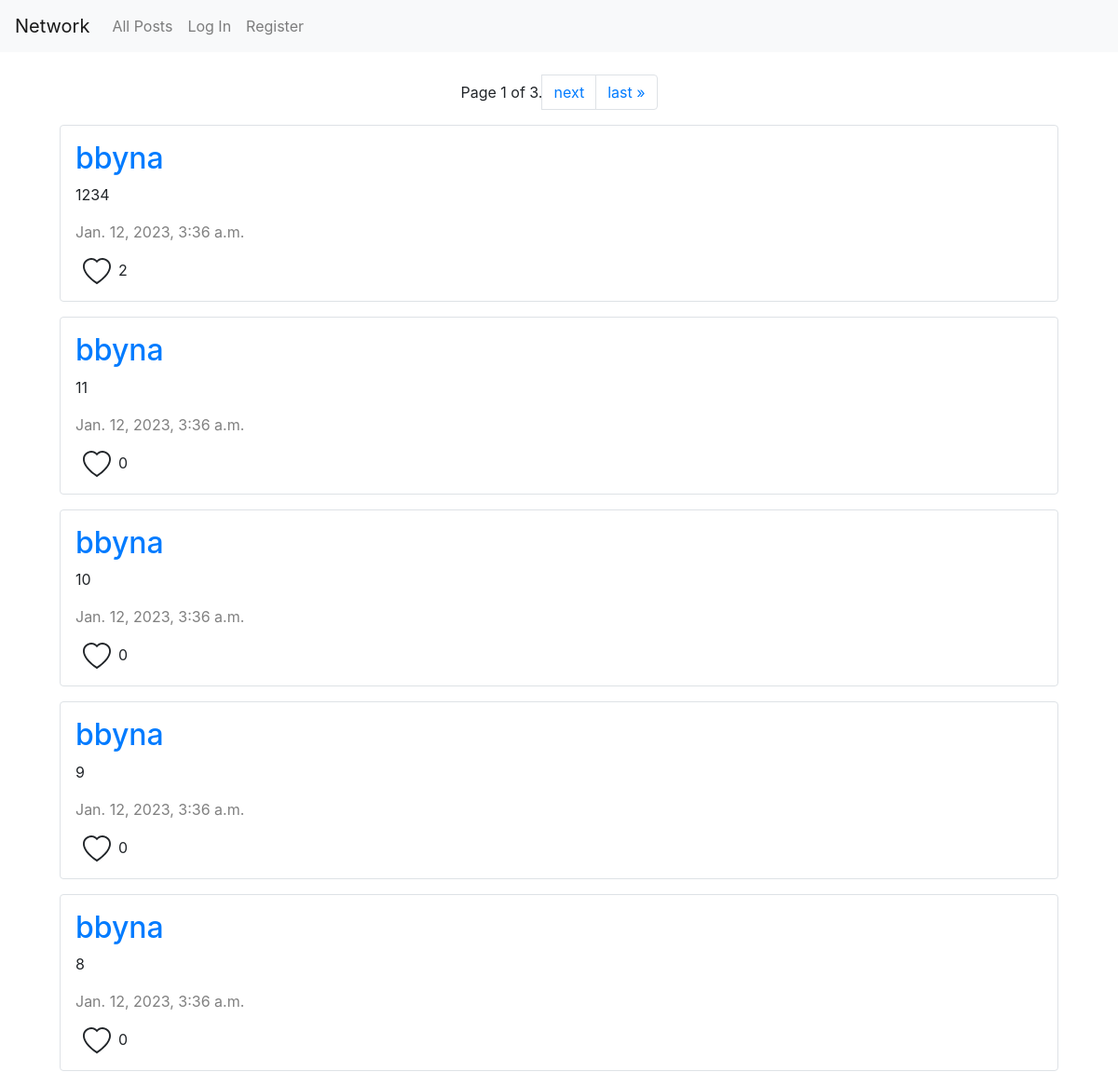
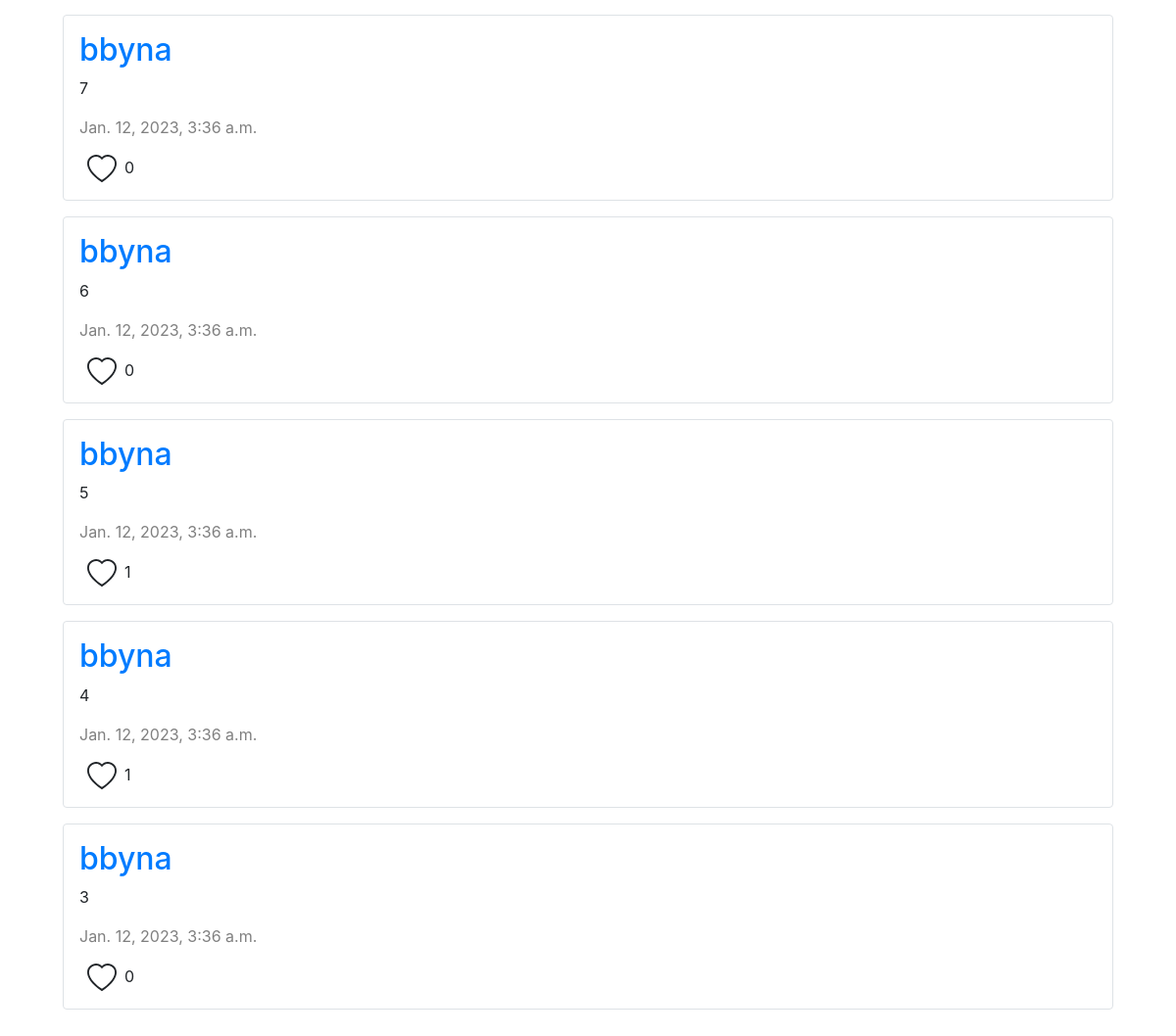
The page / on the database its author committed (2 pictures, top to bottom).
### network/models.py (models this page shows, shortened)
class Post(models.Model):
    user = models.ForeignKey(User, on_delete=models.CASCADE)
    post_content = models.TextField(blank=False)
    date = models.DateTimeField(auto_now_add=True)
    liked_by = models.ManyToManyField(User, blank=True, related_name="like")
    def likes_count(self):
        return self.liked_by.count()

class User(AbstractUser):
    people_followed = models.ManyToManyField('self',blank=True, related_name='follow')

### network/views.py (the view)
# urls.py: path("", views.index, name="index"),
def index(request):
    all_post = Post.objects.all().order_by("-date")
    paginator = Paginator(all_post, 10)
    page_number = request.GET.get('page')
    page_obj = paginator.get_page(page_number)
    return render(request, "network/index.html", {
        "page_obj":page_obj,
    })

### network/templates/network/index.html (shortened to what this page needs)
{% extends "network/layout.html" %}
{% load static %}
{% block body %}
<div class="p-3 pt-4">
    <div class="pagination">
    <nav aria-label="Page navigation example">
        <ul class="pagination">
          <span class="current">
            Page {{ page_obj.number }} of {{ page_obj.paginator.num_pages }}.
            </span>
        {% if page_obj.has_next %}
          <li class="page-item"><a class="page-link" href="?page={{ page_obj.next_page_number }}">next</a></li>
          <li class="page-item"><a class="page-link" href="?page={{ page_obj.paginator.num_pages }}">last &raquo;</a></li>
        {% endif %}
        </ul>
    </nav>
    </div>
    {% for post in page_obj %}
    <div class="border rounded mx-5 mb-3">
        <div class="m-3">
            <div m-1>
                <a href="{% url 'profile' post.user  %}"><h2>{{post.user}}</h2></a>
            </div>
            <p id="post-content-{{post.id}}">{{post.post_content}}</p>
            <p class="post-date">{{post.date}}</p>
            {% if request.user.is_authenticated %}
                  {% if request.user in post.liked_by.all %}
                  <svg onclick="likeHandler({{ post.id }})" class="mx-2" id="like-{{post.id}}" xmlns="http://www.w3.org/2000/svg" width="30" data-id="{{post.id}}" data-liked="true" data-username="{{request.user}}" fill="red" class="bi bi-heart" viewBox="0 0 16 16">
                    <path d="m8 2.748-.717-.737C5.6.281 2.514.878 1.4 3.053c-.523 1.023-.641 2.5.314 4.385.92 1.815 2.834 3.989 6.286 6.357 3.452-2.368 5.365-4.542 6.286-6.357.955-1.886.838-3.362.314-4.385C13.486.878 10.4.28 8.717 2.01L8 2.748zM8 15C-7.333 4.868 3.279-3.04 7.824 1.143c.06.055.119.112.176.171a3.12 3.12 0 0 1 .176-.17C12.72-3.042 23.333 4.867 8 15z"/>
                  </svg><p id="likes-count-{{post.id}}">{{post.likes_count}}</p>
                  {% else %}
                  <svg onclick="likeHandler({{ post.id }})" class="mx-2" id="like-{{post.id}}" xmlns="http://www.w3.org/2000/svg" width="30" data-id="{{post.id}}" data-liked="false" data-username="{{request.user}}" fill="currentColor" class="bi bi-heart" viewBox="0 0 16 16">
                    <path d="m8 2.748-.717-.737C5.6.281 2.514.878 1.4 3.053c-.523 1.023-.641 2.5.314 4.385.92 1.815 2.834 3.989 6.286 6.357 3.452-2.368 5.365-4.542 6.286-6.357.955-1.886.838-3.362.314-4.385C13.486.878 10.4.28 8.717 2.01L8 2.748zM8 15C-7.333 4.868 3.279-3.04 7.824 1.143c.06.055.119.112.176.171a3.12 3.12 0 0 1 .176-.17C12.72-3.042 23.333 4.867 8 15z"/>
                  </svg><p id="likes-count-{{post.id}}">{{post.likes_count}}</p>
                  {% endif %}
                  <script>
                    function likeHandler(id){
                      if (document.querySelector(`#like-${id}`).dataset.liked == 'true'){
                        console.log('You unliking the post');
                        document.querySelector(`#like-${id}`).dataset.liked = 'false';
                        document.querySelector(`#like-${id}`).style.fill = 'currentColor';
                        const username = document.querySelector(`#like-${id}`).dataset.username;
                        fetch(`unlike/${id}`, {
                          method: 'POST',
                          body: JSON.stringify({
                              username: username,
                          })
                        })
                        .then(response => response.json())
                        .then(json => console.log(json))
                        document.querySelector(`#likes-count-${id}`).innerHTML--;
                      }
                      else{
                        console.log('You liking the post');
                        document.querySelector(`#like-${id}`).dataset.liked = 'true';
                        document.querySelector(`#like-${id}`).style.fill = 'red';
                        const username = document.querySelector(`#like-${id}`).dataset.username;
                        fetch(`like/${id}`, {
                          method: 'POST',
                          body: JSON.stringify({
                              username: username,
                          })
                        })
                        .then(response => response.json())
                        .then(json => console.log(json))
                        document.querySelector(`#likes-count-${id}`).innerHTML++;
                      }
                    }
                  </script>
            {% else %}
              <svg class="mx-2" xmlns="http://www.w3.org/2000/svg" id="logged-out-user-{{post.id}}" width="30" id="white-heart" data-id="{{post.id}}" data-username="{{request.user}}" fill="currentColor" class="bi bi-heart" viewBox="0 0 16 16">
                <path d="m8 2.748-.717-.737C5.6.281 2.514.878 1.4 3.053c-.523 1.023-.641 2.5.314 4.385.92 1.815 2.834 3.989 6.286 6.357 3.452-2.368 5.365-4.542 6.286-6.357.955-1.886.838-3.362.314-4.385C13.486.878 10.4.28 8.717 2.01L8 2.748zM8 15C-7.333 4.868 3.279-3.04 7.824 1.143c.06.055.119.112.176.171a3.12 3.12 0 0 1 .176-.17C12.72-3.042 23.333 4.867 8 15z"/>
              </svg>{{post.likes_count}}
            {% endif %}
        </div>
    </div>
    {% endfor %}
</div>
{% endblock %}

### network/templates/network/layout.html (shortened to what this page needs)
{% load static %}
<!DOCTYPE html>
<html lang="en">
    <head>
        <link rel="stylesheet" href="https://cdn.jsdelivr.net/npm/bootstrap@4.5.3/dist/css/bootstrap.min.css">
        <link href="{% static 'network/styles.css' %}" rel="stylesheet">
    </head>
    <body>
        <nav class="navbar navbar-expand-lg navbar-light bg-light">
            <a class="navbar-brand" href="{% url 'index' %}">Network</a>
            <div>
              <ul class="navbar-nav mr-auto">
                <li class="nav-item">
                  <a class="nav-link" href="{% url 'index' %}">All Posts</a>
                </li>
                {% if request.user.is_authenticated %}
                    <li class="nav-item">
                        <a class="nav-link" href="{% url 'new_post' %}">New Post</a>
                    </li>
                    <li class="nav-item">
                        <a class="nav-link" href="{% url 'people_I_follow' %}">Following</a>
                    </li>
                    <li class="nav-item">
                        <a class="nav-link" href="{% url 'logout' %}">Log Out</a>
                    </li>
                {% else %}
                    <li class="nav-item">
                        <a class="nav-link" href="{% url 'login' %}">Log In</a>
                    </li>
                    <li class="nav-item">
                        <a class="nav-link" href="{% url 'register' %}">Register</a>
                    </li>
                {% endif %}
              </ul>
            </div>
          </nav>
        <div class="body">
            {% block body %}
            {% endblock %}
        </div>
    </body>
</html>

### network/static/network/styles.css (style rules this page uses)
.post-date { color:gray; }
.pagination { display: flex; align-items: center; justify-content: center; }

### rows shown on the page
Post: user "bbyna", post_content "1234", date "Jan. 12, 2023, 3:36 a.m.", likes_count "2"
Post: user "bbyna", post_content "11", date "Jan. 12, 2023, 3:36 a.m.", likes_count "0"
Post: user "bbyna", post_content "10", date "Jan. 12, 2023, 3:36 a.m.", likes_count "0"
Post: user "bbyna", post_content "9", date "Jan. 12, 2023, 3:36 a.m.", likes_count "0"
Post: user "bbyna", post_content "8", date "Jan. 12, 2023, 3:36 a.m.", likes_count "0"
Post: user "bbyna", post_content "7", date "Jan. 12, 2023, 3:36 a.m.", likes_count "0"
Post: user "bbyna", post_content "6", date "Jan. 12, 2023, 3:36 a.m.", likes_count "0"
Post: user "bbyna", post_content "5", date "Jan. 12, 2023, 3:36 a.m.", likes_count "1"
Post: user "bbyna", post_content "4", date "Jan. 12, 2023, 3:36 a.m.", likes_count "1"
Post: user "bbyna", post_content "3", date "Jan. 12, 2023, 3:36 a.m.", likes_count "0"

### other values the page prints
{{ page_obj.number }} "1"
{{ page_obj.paginator.num_pages }} "3"
